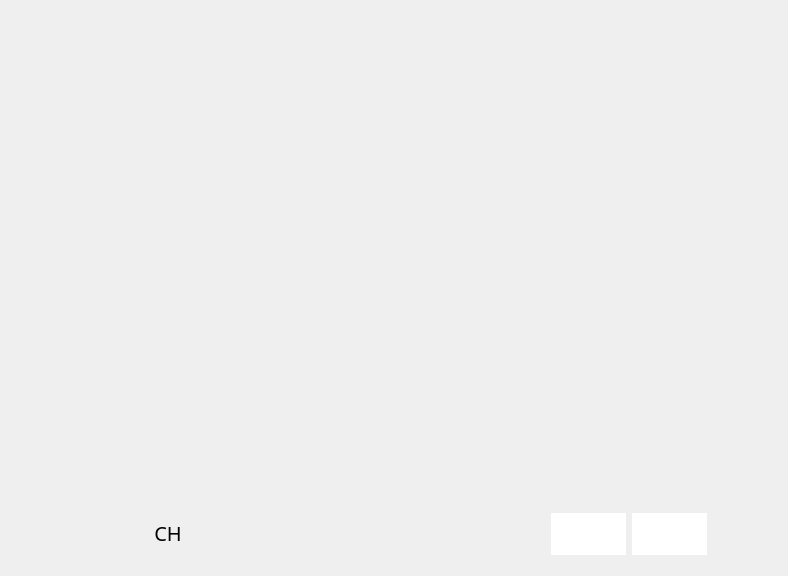
<?xml version="1.0" encoding="UTF-8"?>
<ui version="4.0">
 <class>RadioCoverLayout</class>
 <widget class="QWidget" name="RadioCoverLayout">
  <property name="geometry">
   <rect>
    <x>0</x>
    <y>0</y>
    <width>788</width>
    <height>576</height>
   </rect>
  </property>
  <property name="sizePolicy">
   <sizepolicy hsizetype="Preferred" vsizetype="Fixed">
    <horstretch>0</horstretch>
    <verstretch>0</verstretch>
   </sizepolicy>
  </property>
  <property name="minimumSize">
   <size>
    <width>0</width>
    <height>0</height>
   </size>
  </property>
  <property name="windowTitle">
   <string>Form</string>
  </property>
  <layout class="QHBoxLayout" name="horizontalLayout" stretch="0,1,0">
   <property name="topMargin">
    <number>0</number>
   </property>
   <property name="rightMargin">
    <number>0</number>
   </property>
   <property name="bottomMargin">
    <number>0</number>
   </property>
   <item>
    <spacer name="horizontalSpacer">
     <property name="orientation">
      <enum>Qt::Horizontal</enum>
     </property>
     <property name="sizeHint" stdset="0">
      <size>
       <width>0</width>
       <height>20</height>
      </size>
     </property>
    </spacer>
   </item>
   <item>
    <widget class="QFrame" name="frame">
     <property name="sizePolicy">
      <sizepolicy hsizetype="Preferred" vsizetype="Preferred">
       <horstretch>0</horstretch>
       <verstretch>0</verstretch>
      </sizepolicy>
     </property>
     <property name="minimumSize">
      <size>
       <width>0</width>
       <height>500</height>
      </size>
     </property>
     <property name="maximumSize">
      <size>
       <width>670</width>
       <height>16777215</height>
      </size>
     </property>
     <property name="frameShape">
      <enum>QFrame::NoFrame</enum>
     </property>
     <property name="frameShadow">
      <enum>QFrame::Plain</enum>
     </property>
     <layout class="QVBoxLayout" name="verticalLayout_2">
      <property name="spacing">
       <number>0</number>
      </property>
      <property name="leftMargin">
       <number>0</number>
      </property>
      <property name="topMargin">
       <number>0</number>
      </property>
      <property name="rightMargin">
       <number>0</number>
      </property>
      <property name="bottomMargin">
       <number>0</number>
      </property>
      <item>
       <widget class="QFrame" name="RadioInfo">
        <property name="sizePolicy">
         <sizepolicy hsizetype="Preferred" vsizetype="Preferred">
          <horstretch>0</horstretch>
          <verstretch>0</verstretch>
         </sizepolicy>
        </property>
        <property name="minimumSize">
         <size>
          <width>100</width>
          <height>100</height>
         </size>
        </property>
        <property name="frameShape">
         <enum>QFrame::NoFrame</enum>
        </property>
        <property name="frameShadow">
         <enum>QFrame::Raised</enum>
        </property>
        <layout class="QHBoxLayout" name="horizontalLayout_13" stretch="1,0,0">
         <property name="sizeConstraint">
          <enum>QLayout::SetMinimumSize</enum>
         </property>
         <property name="leftMargin">
          <number>20</number>
         </property>
         <property name="topMargin">
          <number>22</number>
         </property>
         <property name="rightMargin">
          <number>20</number>
         </property>
         <property name="bottomMargin">
          <number>5</number>
         </property>
         <item>
          <widget class="ImageTextEdit" name="RadioLogo">
           <property name="sizePolicy">
            <sizepolicy hsizetype="Preferred" vsizetype="Fixed">
             <horstretch>0</horstretch>
             <verstretch>0</verstretch>
            </sizepolicy>
           </property>
           <property name="minimumSize">
            <size>
             <width>240</width>
             <height>110</height>
            </size>
           </property>
           <property name="maximumSize">
            <size>
             <width>240</width>
             <height>16777215</height>
            </size>
           </property>
           <property name="frameShape">
            <enum>QFrame::NoFrame</enum>
           </property>
           <property name="frameShadow">
            <enum>QFrame::Raised</enum>
           </property>
           <property name="leftMargin" stdset="0">
            <number>20</number>
           </property>
           <property name="rightMargin" stdset="0">
            <number>20</number>
           </property>
           <property name="topMargin" stdset="0">
            <number>0</number>
           </property>
           <property name="bottomMargin" stdset="0">
            <number>0</number>
           </property>
           <property name="spacing" stdset="0">
            <number>10</number>
           </property>
           <property name="textWidth" stdset="0">
            <number>120</number>
           </property>
          </widget>
         </item>
         <item>
          <spacer name="horizontalSpacer_4">
           <property name="orientation">
            <enum>Qt::Horizontal</enum>
           </property>
           <property name="sizeType">
            <enum>QSizePolicy::Expanding</enum>
           </property>
           <property name="sizeHint" stdset="0">
            <size>
             <width>150</width>
             <height>20</height>
            </size>
           </property>
          </spacer>
         </item>
         <item>
          <widget class="QFrame" name="Extra">
           <property name="sizePolicy">
            <sizepolicy hsizetype="Preferred" vsizetype="Fixed">
             <horstretch>0</horstretch>
             <verstretch>0</verstretch>
            </sizepolicy>
           </property>
           <property name="minimumSize">
            <size>
             <width>150</width>
             <height>115</height>
            </size>
           </property>
           <property name="frameShape">
            <enum>QFrame::NoFrame</enum>
           </property>
           <property name="frameShadow">
            <enum>QFrame::Raised</enum>
           </property>
           <layout class="QHBoxLayout" name="horizontalLayout_14" stretch="0,0">
            <property name="spacing">
             <number>40</number>
            </property>
            <property name="sizeConstraint">
             <enum>QLayout::SetMinimumSize</enum>
            </property>
            <property name="leftMargin">
             <number>5</number>
            </property>
            <property name="topMargin">
             <number>0</number>
            </property>
            <property name="rightMargin">
             <number>5</number>
            </property>
            <property name="bottomMargin">
             <number>15</number>
            </property>
            <item>
             <widget class="ImageTextEdit" name="HDLogo">
              <property name="sizePolicy">
               <sizepolicy hsizetype="Maximum" vsizetype="Maximum">
                <horstretch>0</horstretch>
                <verstretch>0</verstretch>
               </sizepolicy>
              </property>
              <property name="minimumSize">
               <size>
                <width>100</width>
                <height>65</height>
               </size>
              </property>
              <property name="maximumSize">
               <size>
                <width>100</width>
                <height>65</height>
               </size>
              </property>
              <property name="leftMargin" stdset="0">
               <number>0</number>
              </property>
              <property name="rightMargin" stdset="0">
               <number>0</number>
              </property>
              <property name="topMargin" stdset="0">
               <number>0</number>
              </property>
              <property name="bottomMargin" stdset="0">
               <number>0</number>
              </property>
              <property name="spacing" stdset="0">
               <number>0</number>
              </property>
             </widget>
            </item>
            <item>
             <widget class="QPushButton" name="FavoriteButton">
              <property name="sizePolicy">
               <sizepolicy hsizetype="Fixed" vsizetype="Fixed">
                <horstretch>0</horstretch>
                <verstretch>0</verstretch>
               </sizepolicy>
              </property>
              <property name="minimumSize">
               <size>
                <width>40</width>
                <height>40</height>
               </size>
              </property>
              <property name="maximumSize">
               <size>
                <width>16777215</width>
                <height>16777215</height>
               </size>
              </property>
              <property name="styleSheet">
               <string notr="true">border: 0px;</string>
              </property>
              <property name="text">
               <string/>
              </property>
              <property name="icon">
               <iconset>
                <normaloff>:/buttons/BlackHeart.svg</normaloff>
                <normalon>:/buttons/RedHeart.svg</normalon>:/buttons/BlackHeart.svg</iconset>
              </property>
              <property name="iconSize">
               <size>
                <width>30</width>
                <height>30</height>
               </size>
              </property>
              <property name="checkable">
               <bool>true</bool>
              </property>
             </widget>
            </item>
           </layout>
          </widget>
         </item>
        </layout>
       </widget>
      </item>
      <item>
       <widget class="ImageTextEdit" name="PrimaryLogo">
        <property name="sizePolicy">
         <sizepolicy hsizetype="Preferred" vsizetype="Expanding">
          <horstretch>0</horstretch>
          <verstretch>0</verstretch>
         </sizepolicy>
        </property>
        <property name="minimumSize">
         <size>
          <width>0</width>
          <height>300</height>
         </size>
        </property>
        <property name="styleSheet">
         <string notr="true">margin-left: 10px;
margin-right: 10px;</string>
        </property>
        <property name="frameShape">
         <enum>QFrame::NoFrame</enum>
        </property>
        <property name="frameShadow">
         <enum>QFrame::Raised</enum>
        </property>
        <property name="leftMargin" stdset="0">
         <number>20</number>
        </property>
        <property name="rightMargin" stdset="0">
         <number>20</number>
        </property>
        <property name="topMargin" stdset="0">
         <number>20</number>
        </property>
        <property name="bottomMargin" stdset="0">
         <number>20</number>
        </property>
        <property name="textWidth" stdset="0">
         <number>260</number>
        </property>
       </widget>
      </item>
      <item>
       <widget class="QFrame" name="RadioControl">
        <property name="minimumSize">
         <size>
          <width>40</width>
          <height>60</height>
         </size>
        </property>
        <property name="maximumSize">
         <size>
          <width>16777215</width>
          <height>90</height>
         </size>
        </property>
        <property name="styleSheet">
         <string notr="true"/>
        </property>
        <property name="frameShape">
         <enum>QFrame::NoFrame</enum>
        </property>
        <property name="frameShadow">
         <enum>QFrame::Raised</enum>
        </property>
        <layout class="QHBoxLayout" name="horizontalLayout_11" stretch="0,25,0">
         <property name="sizeConstraint">
          <enum>QLayout::SetMinimumSize</enum>
         </property>
         <property name="leftMargin">
          <number>9</number>
         </property>
         <property name="topMargin">
          <number>9</number>
         </property>
         <property name="rightMargin">
          <number>9</number>
         </property>
         <property name="bottomMargin">
          <number>12</number>
         </property>
         <item>
          <widget class="QGroupBox" name="ChannelBox">
           <property name="sizePolicy">
            <sizepolicy hsizetype="Fixed" vsizetype="Fixed">
             <horstretch>0</horstretch>
             <verstretch>0</verstretch>
            </sizepolicy>
           </property>
           <property name="minimumSize">
            <size>
             <width>130</width>
             <height>60</height>
            </size>
           </property>
           <property name="maximumSize">
            <size>
             <width>200</width>
             <height>60</height>
            </size>
           </property>
           <property name="styleSheet">
            <string notr="true">QGroupBox {
	/*border: 1px solid gray;*/
	border-radius: 22px;
	background: transparent;
	padding: 5px;
}</string>
           </property>
           <property name="title">
            <string/>
           </property>
           <layout class="QHBoxLayout" name="horizontalLayout_12">
            <property name="spacing">
             <number>20</number>
            </property>
            <property name="sizeConstraint">
             <enum>QLayout::SetFixedSize</enum>
            </property>
            <property name="leftMargin">
             <number>20</number>
            </property>
            <property name="topMargin">
             <number>5</number>
            </property>
            <property name="rightMargin">
             <number>20</number>
            </property>
            <property name="bottomMargin">
             <number>5</number>
            </property>
            <item>
             <widget class="QToolButton" name="MinusButton">
              <property name="sizePolicy">
               <sizepolicy hsizetype="Minimum" vsizetype="Minimum">
                <horstretch>0</horstretch>
                <verstretch>0</verstretch>
               </sizepolicy>
              </property>
              <property name="minimumSize">
               <size>
                <width>32</width>
                <height>32</height>
               </size>
              </property>
              <property name="styleSheet">
               <string notr="true">border: none;
padding: 0px;
margin: 0px;</string>
              </property>
              <property name="text">
               <string/>
              </property>
              <property name="icon">
               <iconset>
                <normaloff>:/buttons/BlackMinus.svg</normaloff>:/buttons/BlackMinus.svg</iconset>
              </property>
              <property name="iconSize">
               <size>
                <width>32</width>
                <height>32</height>
               </size>
              </property>
             </widget>
            </item>
            <item>
             <widget class="CapsLabelAlign" name="ChannelLabel">
              <property name="sizePolicy">
               <sizepolicy hsizetype="Fixed" vsizetype="Fixed">
                <horstretch>0</horstretch>
                <verstretch>0</verstretch>
               </sizepolicy>
              </property>
              <property name="minimumSize">
               <size>
                <width>24</width>
                <height>24</height>
               </size>
              </property>
              <property name="font">
               <font>
                <family>Segoe UI Variable Display Semib</family>
                <pointsize>15</pointsize>
                <italic>false</italic>
                <bold>false</bold>
                <kerning>true</kerning>
               </font>
              </property>
              <property name="styleSheet">
               <string notr="true">border: none;
padding: 0px;
margin: 0px;
font: 15pt;</string>
              </property>
              <property name="lineWidth">
               <number>0</number>
              </property>
              <property name="text">
               <string>CH</string>
              </property>
              <property name="textFormat">
               <enum>Qt::PlainText</enum>
              </property>
              <property name="alignment">
               <set>Qt::AlignCenter</set>
              </property>
              <property name="margin">
               <number>0</number>
              </property>
              <property name="indent">
               <number>0</number>
              </property>
             </widget>
            </item>
            <item>
             <widget class="QToolButton" name="PlusButton">
              <property name="sizePolicy">
               <sizepolicy hsizetype="Minimum" vsizetype="Minimum">
                <horstretch>0</horstretch>
                <verstretch>0</verstretch>
               </sizepolicy>
              </property>
              <property name="minimumSize">
               <size>
                <width>32</width>
                <height>32</height>
               </size>
              </property>
              <property name="styleSheet">
               <string notr="true">border: none;
padding: 0px;
margin: 0px;</string>
              </property>
              <property name="text">
               <string/>
              </property>
              <property name="iconSize">
               <size>
                <width>32</width>
                <height>32</height>
               </size>
              </property>
             </widget>
            </item>
           </layout>
          </widget>
         </item>
         <item>
          <spacer name="horizontalSpacer_3">
           <property name="orientation">
            <enum>Qt::Horizontal</enum>
           </property>
           <property name="sizeType">
            <enum>QSizePolicy::Expanding</enum>
           </property>
           <property name="sizeHint" stdset="0">
            <size>
             <width>40</width>
             <height>20</height>
            </size>
           </property>
          </spacer>
         </item>
         <item>
          <widget class="QFrame" name="frame_2">
           <property name="sizePolicy">
            <sizepolicy hsizetype="Preferred" vsizetype="Minimum">
             <horstretch>0</horstretch>
             <verstretch>0</verstretch>
            </sizepolicy>
           </property>
           <property name="minimumSize">
            <size>
             <width>180</width>
             <height>0</height>
            </size>
           </property>
           <property name="maximumSize">
            <size>
             <width>16777215</width>
             <height>60</height>
            </size>
           </property>
           <property name="frameShape">
            <enum>QFrame::NoFrame</enum>
           </property>
           <property name="frameShadow">
            <enum>QFrame::Plain</enum>
           </property>
           <layout class="QHBoxLayout" name="horizontalLayout_2">
            <item>
             <spacer name="horizontalSpacer_5">
              <property name="orientation">
               <enum>Qt::Horizontal</enum>
              </property>
              <property name="sizeHint" stdset="0">
               <size>
                <width>10</width>
                <height>20</height>
               </size>
              </property>
             </spacer>
            </item>
            <item>
             <widget class="QTextEdit" name="lower">
              <property name="sizePolicy">
               <sizepolicy hsizetype="Preferred" vsizetype="Preferred">
                <horstretch>0</horstretch>
                <verstretch>0</verstretch>
               </sizepolicy>
              </property>
              <property name="maximumSize">
               <size>
                <width>75</width>
                <height>16777215</height>
               </size>
              </property>
              <property name="frameShape">
               <enum>QFrame::NoFrame</enum>
              </property>
              <property name="frameShadow">
               <enum>QFrame::Plain</enum>
              </property>
             </widget>
            </item>
            <item>
             <widget class="QTextEdit" name="upper">
              <property name="sizePolicy">
               <sizepolicy hsizetype="Preferred" vsizetype="Preferred">
                <horstretch>0</horstretch>
                <verstretch>0</verstretch>
               </sizepolicy>
              </property>
              <property name="maximumSize">
               <size>
                <width>75</width>
                <height>16777215</height>
               </size>
              </property>
              <property name="frameShape">
               <enum>QFrame::NoFrame</enum>
              </property>
              <property name="frameShadow">
               <enum>QFrame::Plain</enum>
              </property>
             </widget>
            </item>
            <item>
             <spacer name="horizontalSpacer_6">
              <property name="orientation">
               <enum>Qt::Horizontal</enum>
              </property>
              <property name="sizeHint" stdset="0">
               <size>
                <width>10</width>
                <height>20</height>
               </size>
              </property>
             </spacer>
            </item>
           </layout>
          </widget>
         </item>
        </layout>
       </widget>
      </item>
     </layout>
    </widget>
   </item>
   <item>
    <spacer name="horizontalSpacer_2">
     <property name="orientation">
      <enum>Qt::Horizontal</enum>
     </property>
     <property name="sizeHint" stdset="0">
      <size>
       <width>0</width>
       <height>20</height>
      </size>
     </property>
    </spacer>
   </item>
  </layout>
 </widget>
 <customwidgets>
  <customwidget>
   <class>CapsLabelAlign</class>
   <extends>QLabel</extends>
   <header>widgets/CapsLabelAlign.h</header>
  </customwidget>
  <customwidget>
   <class>ImageTextEdit</class>
   <extends>QFrame</extends>
   <header>widgets/text/ImageTextEdit.h</header>
   <container>1</container>
  </customwidget>
 </customwidgets>
 <resources>
  <include location="../../resources/Resources.qrc"/>
 </resources>
 <connections/>
</ui>
